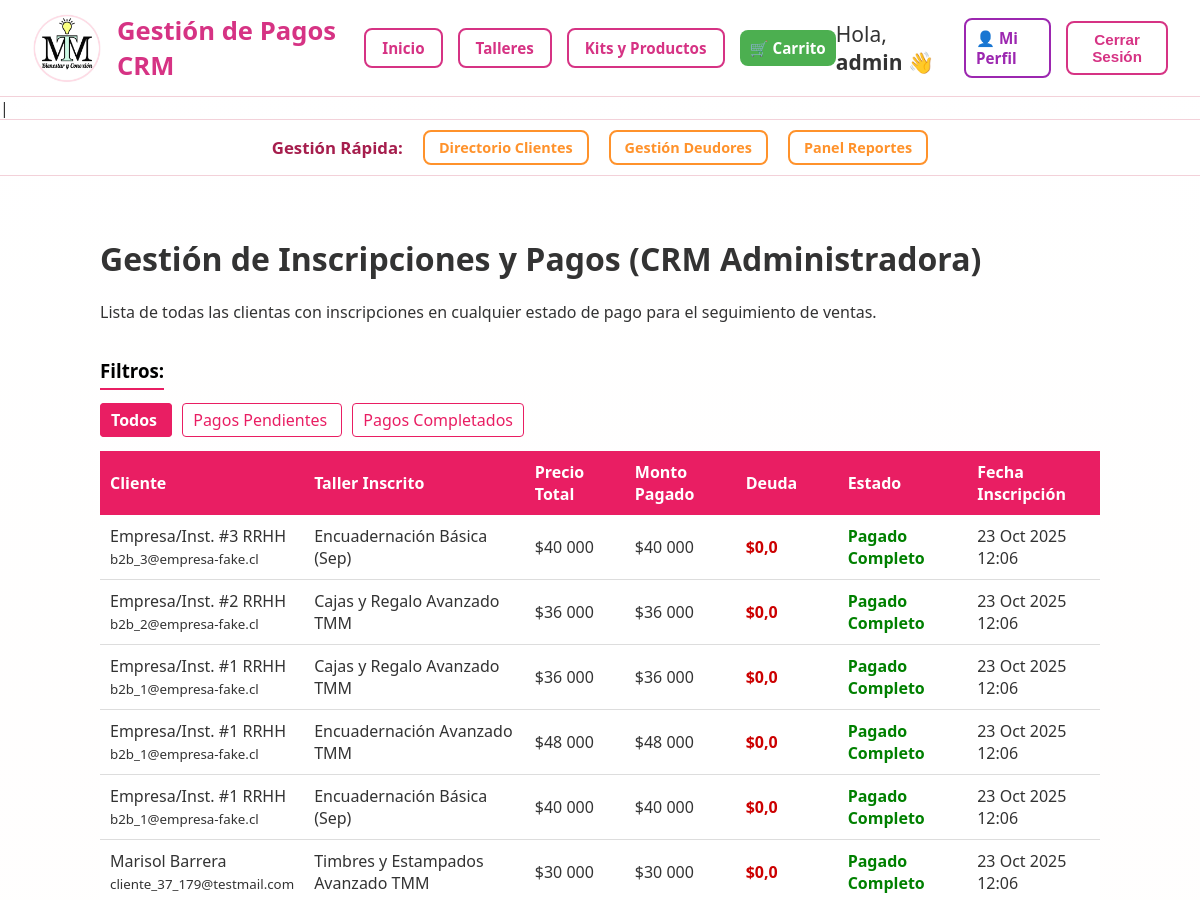
The app's page /gestion/deudores/ (signed in, upper part), older data.
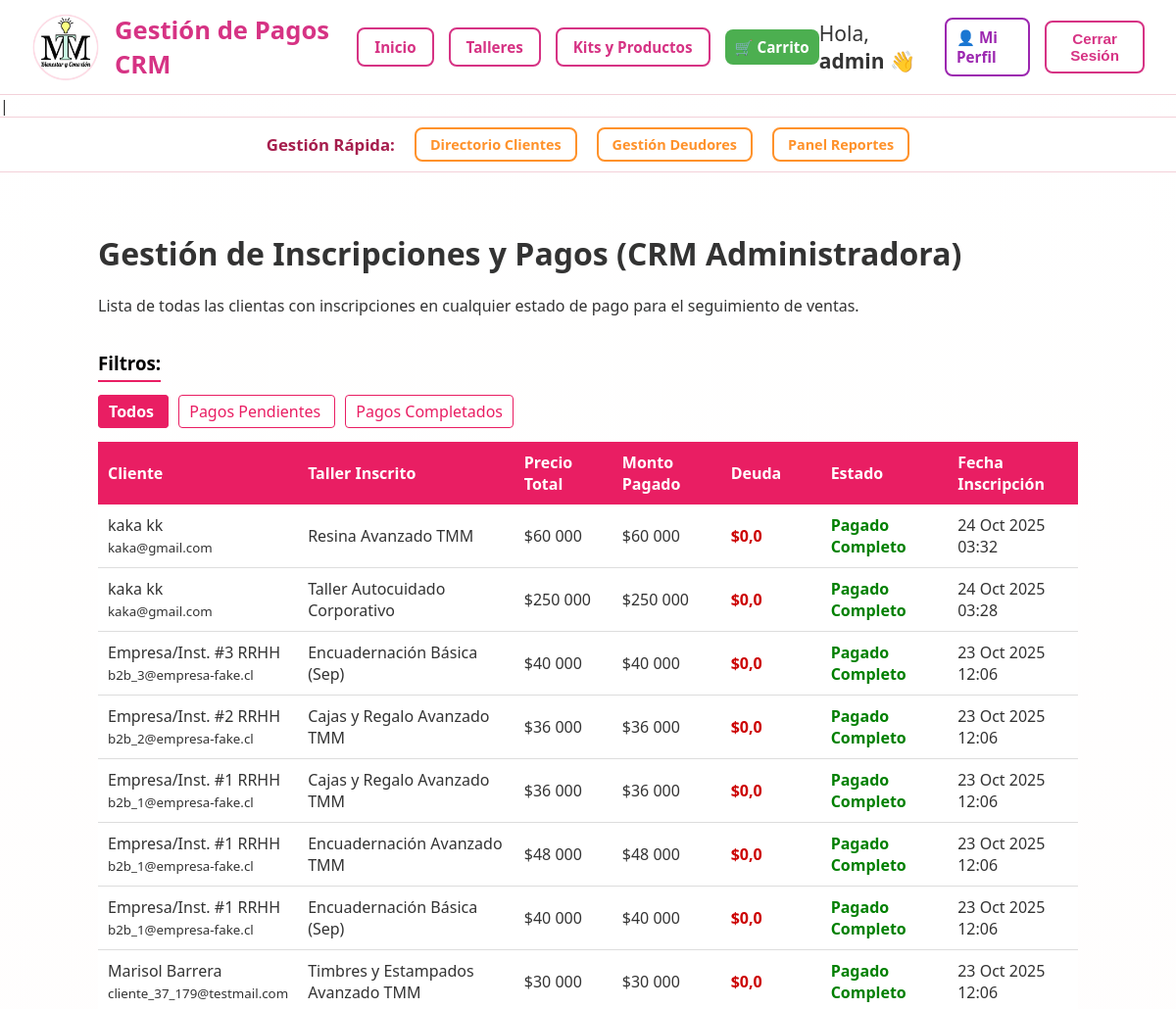
The same page, newer data.
### crm/models.py (models this page shows, shortened)
class Inscripcion(models.Model):
    ESTADO_PAGO_CHOICES = [
        ('PENDIENTE', 'Pago Pendiente'),
        ('PAGADO', 'Pagado Completo'),
        ('ABONADO', 'Abonado'),
        ('ANULADO', 'Anulado'),
    ]
    cliente = models.ForeignKey(Cliente, on_delete=models.CASCADE, related_name='inscripciones')
    taller = models.ForeignKey(Taller, on_delete=models.CASCADE, related_name='inscripciones')
    monto_pagado = models.DecimalField(max_digits=10, decimal_places=0, default=0, verbose_name="Monto Pagado")
    estado_pago = models.CharField(max_length=10, choices=ESTADO_PAGO_CHOICES, default='PENDIENTE', verbose_name="Estado de Pago")
    fecha_inscripcion = models.DateTimeField(auto_now_add=True)
    class Meta:
        unique_together = ('cliente', 'taller')
        verbose_name_plural = "Inscripciones"

class Cliente(models.Model):
    TIPO_CLIENTE_CHOICES = [
        ('B2C', 'Persona Natural'),
        ('B2B', 'Contacto Empresa'), # Etiqueta actualizada
    ]
    nombre_completo = models.CharField(max_length=150, verbose_name="Nombre Completo (Contacto)") # Etiqueta actualizada
    email = models.EmailField(unique=True, verbose_name="Correo Electrónico (Contacto)") # Etiqueta actualizada
    telefono = models.CharField(max_length=20, blank=True, null=True, verbose_name="Teléfono (Contacto)") # Etiqueta actualizada
    fecha_nacimiento = models.DateField(blank=True, null=True, verbose_name="Fecha de Nacimiento (si aplica)") # Etiqueta actualizada
    empresa = models.ForeignKey(
        Empresa,
        on_delete=models.SET_NULL, # Si se borra la empresa, el contacto no se borra, solo pierde el vínculo
        blank=True,
        null=True,
        related_name='contactos', # Permite acceder a los contactos desde una empresa: empresa.contactos.all()
        verbose_name="Empresa (si aplica)"
    )
    comuna_vive = models.CharField(max_length=100, blank=True, null=True, verbose_name="Comuna de Residencia")
    tipo_cliente = models.CharField(max_length=3, choices=TIPO_CLIENTE_CHOICES, default='B2C', verbose_name="Tipo de Contacto") # Etiqueta actualizada
    intereses_cliente = models.ManyToManyField(Interes, blank=True, related_name='clientes', verbose_name="Intereses del Contacto") # Etiqueta actualizada
    observaciones = models.TextField(blank=True, verbose_name="Observaciones de Gestión (Seguimiento, etc.)")
    fecha_registro = models.DateTimeField(auto_now_add=True)

class Taller(models.Model):
    MODALIDAD_CHOICES = [
        ('PRESENCIAL', 'Presencial'),
        ('ONLINE', 'Online'),
    ]
    nombre = models.CharField(max_length=200, unique=True, verbose_name="Nombre del Taller")
    descripcion = models.TextField(verbose_name="Descripción Detallada")
    imagen = models.ImageField(upload_to='talleres/', blank=True, null=True, verbose_name="Imagen del Taller")
    categoria = models.ForeignKey(
        Interes,
        on_delete=models.SET_NULL,
        null=True,
        blank=True,
        related_name='talleres',
        verbose_name="Categoría del Taller"
    )
    fecha_taller = models.DateField(verbose_name="Fecha del Taller")
    hora_taller = models.TimeField(blank=True, null=True, verbose_name="Hora de Inicio")
    modalidad = models.CharField(max_length=15, choices=MODALIDAD_CHOICES, default='PRESENCIAL', verbose_name="Modalidad")
    precio = models.DecimalField(max_digits=10, decimal_places=0, verbose_name="Precio (CLP)")
    cupos_totales = models.IntegerField(default=10, verbose_name="Cupos Máximos")
    cupos_disponibles = models.IntegerField(editable=False, default=0, verbose_name="Cupos Disponibles")
    esta_activo = models.BooleanField(default=True, verbose_name="¿Está activo/visible?")

### crm/views.py (the view)
# urls.py: path('gestion/deudores/', views.gestion_deudores, name='gestion_deudores'),
@user_passes_test(is_superuser)
def gestion_deudores(request):
    filtro_estado = request.GET.get('estado', None)
    inscripciones_qs = Inscripcion.objects.all().order_by('-fecha_inscripcion')
    if filtro_estado == 'DEUDA':
        inscripciones_qs = inscripciones_qs.filter(
            Q(estado_pago='PENDIENTE') | Q(estado_pago='ABONADO')
        )
    elif filtro_estado == 'PAGADO':
        inscripciones_qs = inscripciones_qs.filter(estado_pago='PAGADO')
    context = {
        'titulo': 'Gestión de Pagos CRM',
        'deudores': inscripciones_qs,
        'estado_activo': filtro_estado,
    }
    return render(request, 'crm/gestion_deudores.html', context)

### crm/templatetags/crm_tags.py (called while the page is built)
@register.filter
def sub(value, arg):
    try:
        return float(value) - float(arg)
    except (ValueError, TypeError):
        return value

### crm/views.py (called while the page is built)
def is_superuser(user):
    return user.is_superuser

### crm/templates/crm/gestion_deudores.html (shortened to what the changed rows need)
{% extends 'crm/base.html' %}
{% load humanize %}
{% load crm_tags %}
{% block content %}
    <h1>Gestión de Inscripciones y Pagos (CRM Administradora)</h1>
    <table style="width: 100%; border-collapse: collapse; margin-top: 20px;">
        <thead>
            <tr style="background-color: #e91e63; color: white;">
                <th style="padding: 10px; text-align: left;">Cliente</th>
                <th style="padding: 10px; text-align: left;">Taller Inscrito</th>
                <th style="padding: 10px; text-align: left;">Precio Total</th>
                <th style="padding: 10px; text-align: left;">Monto Pagado</th>
                <th style="padding: 10px; text-align: left;">Deuda</th>
                <th style="padding: 10px; text-align: left;">Estado</th>
                <th style="padding: 10px; text-align: left;">Fecha Inscripción</th>
            </tr>
        </thead>
        <tbody>
            {% for inscripcion in deudores %}
                <tr style="border-bottom: 1px solid #ddd; background-color:
                    {% if inscripcion.estado_pago == 'PENDIENTE' %}#ffebeb{% elif inscripcion.estado_pago == 'ABONADO' %}#fffde7{% else %}white{% endif %};">
                    <td style="padding: 10px;">{{ inscripcion.cliente.nombre_completo }} <br><small>{{ inscripcion.cliente.email }}</small></td>
                    <td style="padding: 10px;">{{ inscripcion.taller.nombre }}</td>
                    <td style="padding: 10px;">${{ inscripcion.taller.precio|intcomma }}</td>
                    <td style="padding: 10px;">${{ inscripcion.monto_pagado|intcomma }}</td>
                    <td style="padding: 10px; font-weight: bold; color: #cc0000;">
                        ${{ inscripcion.taller.precio|sub:inscripcion.monto_pagado|intcomma }}
                    </td>
                    <td style="padding: 10px;">
                        <span style="font-weight: bold; color:
                            {% if inscripcion.estado_pago == 'PENDIENTE' %}red
                            {% elif inscripcion.estado_pago == 'ABONADO' %}orange
                            {% elif inscripcion.estado_pago == 'PAGADO' %}green
                            {% endif %};">
                            {{ inscripcion.get_estado_pago_display }}
                        </span>
                    </td>
                    <td style="padding: 10px;">{{ inscripcion.fecha_inscripcion|date:"d M Y H:i" }}</td>
                </tr>
            {% empty %}
                <tr>
                    <td colspan="7" style="padding: 20px; text-align: center;">No hay inscripciones con el estado de pago seleccionado.</td>
                </tr>
            {% endfor %}
        </tbody>
    </table>
{% endblock content %}

Row changes from the older to the newer data that the page shows:
added Inscripcion: cliente.nombre_completo "kaka kk", cliente.email "kaka@gmail.com", taller.nombre "Resina Avanzado TMM", taller.precio "60 000", monto_pagado "60 000", taller.precio|sub "0,0", estado_pago "Pagado Completo", fecha_inscripcion "24 Oct 2025 03:32"
added Inscripcion: cliente.nombre_completo "kaka kk", cliente.email "kaka@gmail.com", taller.nombre "Taller Autocuidado Corporativo", taller.precio "250 000", monto_pagado "250 000", taller.precio|sub "0,0", estado_pago "Pagado Completo", fecha_inscripcion "24 Oct 2025 03:28"
